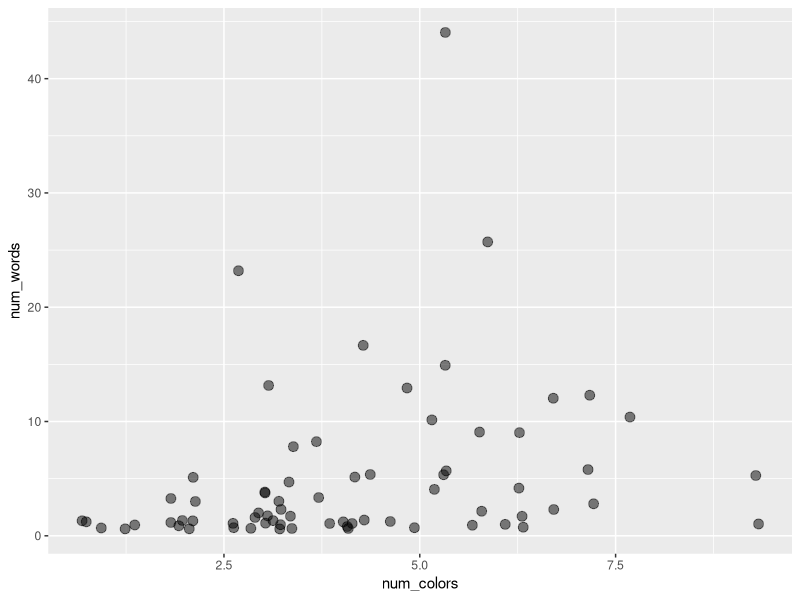
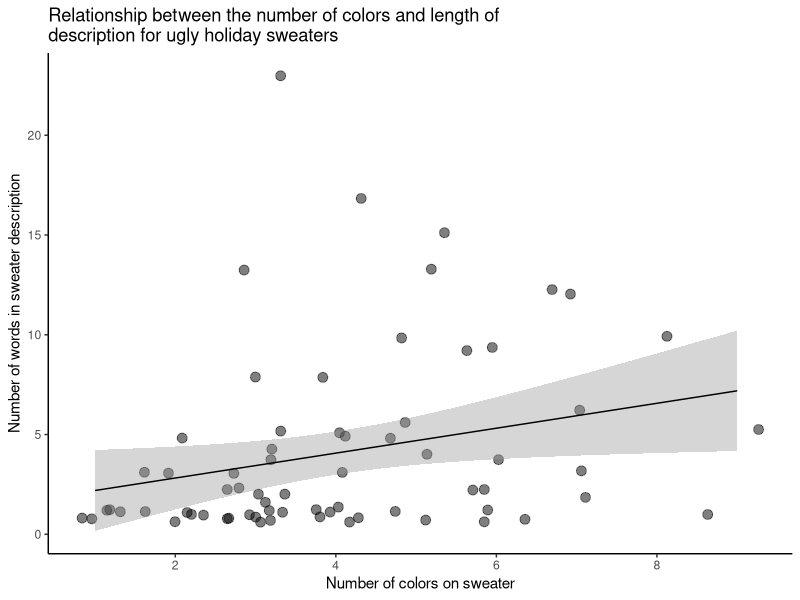

Source code (R) for these figures, in order:
#..........................load packages.........................

library(tidyverse)

#..........................read in data..........................

sweaters <- read_csv(here::here("holiday_sweaters_2020_clean.csv")) %>% 
  dplyr::filter(hs_tf == "Yes") # filter data for those that actually have a sweater

#.....................wrangle sweater colors.....................
# 1) tidy colors (1 color per row)
# 2) group by sweater ID
# 3) calculate how many colors each sweater has on it
#................................................................

tidy_colors <- sweaters %>% 
  tidyr::separate_rows(colors, sep = c(", ")) %>% 
  tidyr::separate_rows(colors, sep = c(" and ")) %>% 
  group_by(sweater) %>% 
  summarize(num_colors = length(sweater))

#..................wrangle sweater descriptions..................
# 1) tidy colors (1 word per row)
# 2) group by sweater ID
# 3) calculate how many colors each sweater has on it
# ................................................................

tidy_descriptions <- sweaters %>% 
  tidyr::separate_rows(image_desc, sep = c(" ")) %>% 
  group_by(sweater) %>% 
  summarize(num_words = length(sweater))

#........................join data frames.........................

tidy_counts <- full_join(tidy_descriptions, tidy_colors)

#....................create exploratory plot.....................

exploratory_plot <- ggplot(tidy_counts, aes(x = num_colors, y = num_words)) +
  geom_jitter(size = 3, alpha = 0.5) 

exploratory_plot

#.........................remove outlier.........................

tidy_counts2 <- tidy_counts %>% 
  filter(!sweater %in% c("sweater87", "sweater7"))

#........................fit linear model........................

sweater_lm <- lm(data = tidy_counts, num_words ~ num_colors)
summary(sweater_lm)

#......................create finalized plot.....................

finalized_plot <- ggplot(tidy_counts2, aes(x = num_colors, y = num_words)) +
  geom_jitter(size = 3, alpha = 0.5) +
  scale_x_continuous(breaks = seq(from = 2, to = 8, by = 2)) +
  geom_smooth(method = lm, se = TRUE, size = 0.5, color = "black") +
  labs(x = "Number of colors on sweater", 
       y = "Number of words in sweater description",
       title = str_wrap("Relationship between the number of colors and length of description for ugly holiday sweaters", 60)) +
  theme_classic() +
  theme(
    
  )

finalized_plot















# tidy_colors <- sweaters %>% 
#   
#   # 1) filter for people that have holiday sweaters
#   dplyr::filter(hs_tf == "Yes") %>% 
#   
#   # 2) convert all character strings in the 'color' column to lowercase
#   dplyr::mutate(colors = str_to_lower(colors)) %>% 
#   
#   # 3) tidy colors (one color per row)
#   tidyr::separate_rows(colors, sep = c(", ")) %>% 
#   tidyr::separate_rows(colors, sep = c(" and ")) %>% 
#   
#   # 4) clean messy color names
#   dplyr::mutate(colors_clean = colors,
#                 colors_clean = str_replace(colors_clean, "good", "gold"),
#                 colors_clean = str_replace(colors_clean, "terrifyingly bright pink", "pink")) %>% 
#   
#   # 5) group by sweater entry
#   dplry::group_by(sweater)


# ggplot(tidy_colors, aes(x = sweater, y = colors_clean)) +
#   geom_point() +
#   theme_classic() +
#   theme(
#     axis.text.x = element_text(angle = 90, vjust = 0.5, hjust = 1)
#   )



                
